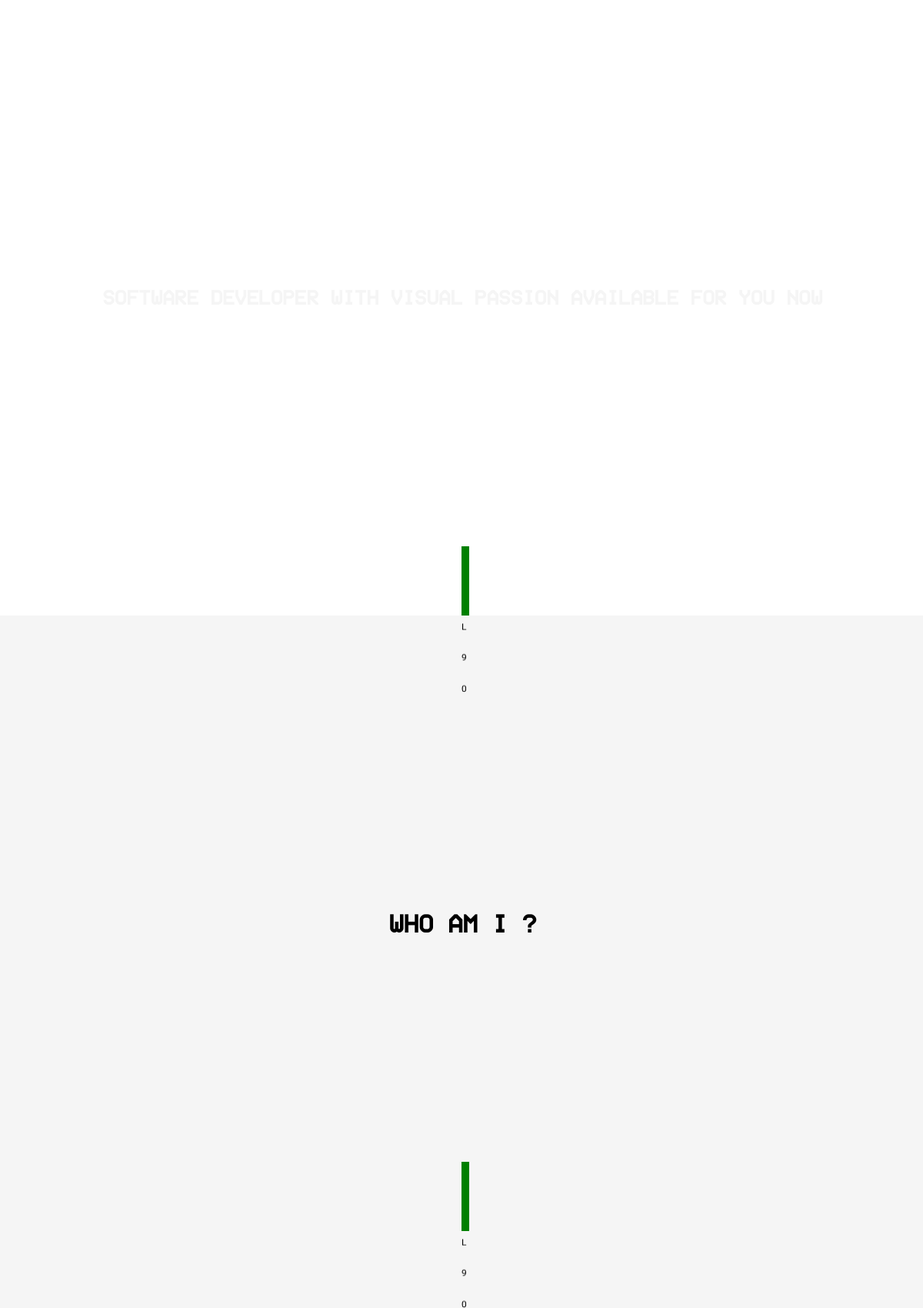
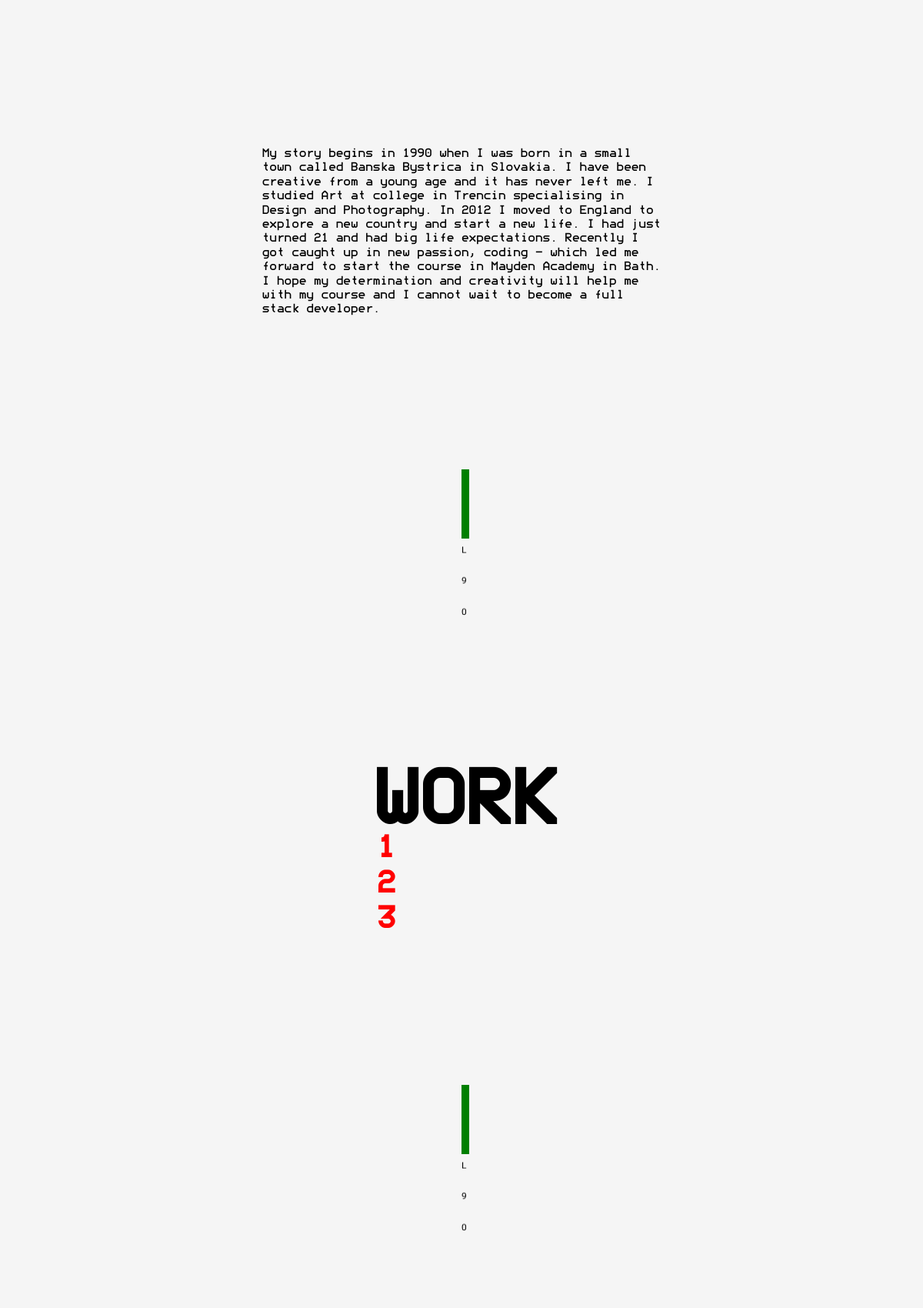
The page / (upper part) on the database its author committed (2 pictures, top to bottom).
### tables this page shows
CREATE TABLE `portfolio` (
  `id` int(11) unsigned NOT NULL AUTO_INCREMENT,
  `name` int(2) NOT NULL,
  `url` varchar(255) NOT NULL DEFAULT '',
  `comment` varchar(255) DEFAULT NULL COMMENT 'this is for dev use only',
  PRIMARY KEY (`id`)
);

### portfolio-edit/portfolio.php (called while the page is built)
<?php
$db = new PDO('mysql:host=192.168.20.20;dbname=Project_2', 'root', '');
$db-> setAttribute(PDO::ATTR_DEFAULT_FETCH_MODE, PDO::FETCH_ASSOC);
$sql = 'SELECT `name`, `url` FROM `portfolio`;';
$query = $db->query($sql);
$result = $query->fetchAll();

### index.php (the view, shortened to what this page needs)
<?php
    require('portfolio-edit/portfolio.php');
?>
<!DOCTYPE html>
<html lang="en">
<head>
    <link href="css/normalize.css" rel="stylesheet" type="text/css">
    <link href="css/portfolio.css" rel="stylesheet" type="text/css">
</head>
<body>
<div class="fullscreen-bg">
	<video class="fullscreen-bg__video" loop muted autoplay poster="img/lucy.jpg" >
		<source src="img/lucy.mov" type="video/mp4">
	</video>
</div>
	<a href="#who">
		<div id="header" class="header">
			<h1 class="header-title"> SOFTWARE DEVELOPER WITH VISUAL PASSION AVAILABLE FOR YOU NOW </h1>
			<div class="vl"></div>
		</div>
	</a>
	<a href="#bio">
		<section id="who">
			<img src="img/L90.png" class="logo" alt="logo">
			<h2 class="whoami"> WHO AM I ?</h2>
			<div class="vl"></div>
		</section>
	</a>
	<a href="#portfolio">
		<section id="bio">
			<img src="img/L90.png" class="logo" alt="logo">
			<div class="mybio">My story begins in 1990 when I was born in a small town called  Banska Bystrica in Slovakia. I have  been creative from a young age and it has never left me. I studied  Art at college in Trencin specialising in Design and Photography. In 2012 I moved to England to explore a new country and start a new life. I had just turned 21 and had big life expectations.
				Recently I got caught up in new passion, coding - which led me forward to start the course in Mayden Academy in Bath. I hope my determination and creativity will help me with my course and I cannot wait to become a full stack developer.</div>
				<div class="vl"></div>
		</section>
	</a>
	<section id="portfolio">
		<a href="#contact" class="contact-link"></a>
		<div class="portfolio">
			<img src="img/L90.png" class="logo" alt="logo">
			<h2 class="work">
				<a href="#contact">WORK</a>
				<div class="numbers">
                    <?php
                    if (empty($result)) {
                        echo 'unexpected error';
                    } else {
                        foreach ($result as $project) {
                            echo '<a href="' . $project['url'] . '">' . $project['name'] . '</a>';
                        }
                    }
                         ?>
				</div>
			</h2>
			<div class="vl"></div>
		</div>
	</section>
	<section id="contact">
		<div class="contact_main">
			<img src="img/L90.png" class="logo" alt="logo">
		</div>
	</section>
</body>
</html>

### css/portfolio.css (style rules this page uses)
* { box-sizing: border-box; }
body { font-family: Modenine; margin: 0; }
a { color: #000000; text-decoration: none; }
.fullscreen-bg { position: absolute; top: 0; right: 0; left: 0; overflow: hidden; z-index: 2; height: 100vh; }
.fullscreen-bg__video { position: absolute; top: 0; left: 0; min-height: 100vh; min-width: 100%; }
.header { font-size: small; position: relative; z-index: 10; height: 100vh; overflow: visible; }
.header-title { color: #f5f5f5; margin: 0; position: absolute; text-align: center; top: 50%; margin-top: -26px; width: 100%; padding: 0 15px; }
.logo { border-left-width: 10px; height: 90px; position: absolute; top: 10px; left: 50%; z-index: 10; }
.vl { border-left-width: 10px; border-left-style: solid; border-left-color: green; height: 90px; position: absolute; bottom: 0; left: 50%; }
section { position: relative; overflow: hidden; width: 100%; height: 100vh; background-color: #f5f5f5; }
section h2 { position: absolute; top: 50%; font-size: xx-large; width: 100%; text-align: center; margin: 0; z-index: 5; }
section h2.whoami { margin-top: -16px; }
section h2.work { margin-top: -116.5px; font-size: 100px; width: 245px; left: 50vw; transform: translateX(-50%); }
.mybio { max-width: 550px; padding: 0 15px; position: absolute; top: 50%; transform: translate(-50%, -50%); left: 50%; width: 100%; }
.portfolio { position: relative; overflow: hidden; width: 100%; height: 100vh; background-color: #f5f5f5; }
.numbers { color: #ff0000; width: 45px; font-size: 40px; margin-top: -20px; }
.numbers a { text-decoration: none; color: #ff0000; display: block; }
.contact_main { position: relative; overflow: hidden; width: 100%; height: 100vh; background-color: #f5f5f5; }
.contact-link { position: absolute; top: 0; bottom: 0; left: 0; right: 0; z-index: 5; }

### rows shown on the page
portfolio: name "1"
portfolio: name "2"
portfolio: name "3"
